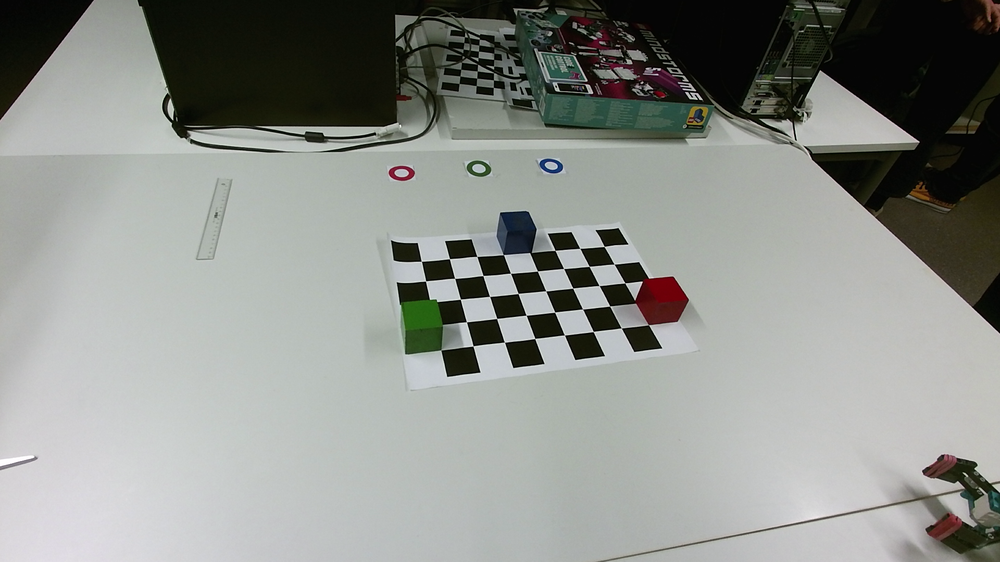
%> input picture images/test_calibration.png, 1000 x 562 px, shrunk from 1920 x 1080 before the run
$ octave --eval "result = goal_location(imread('../../images/test_calibration.png'));"   (GNU Octave 9; MATLAB toolbox functions it lacks are replaced by stand-ins)
%> lines starting %> are read from the running program, lines starting %| are printed output that depends on the picture; in (x1, y1, x2, y2) boxes, pixels count from 0 and x2, y2 are one past the last pixel; in counts of white or black regions, pixels touching at a corner belong together; the program's own positions count from 1
function [red_goal, green_goal, blue_goal] = goal_location(I)
% GOAL_LOCATION Uses thresholding and regionprops to find the target goals.
%
%    Inputs:
%        I: Calibration image
%
%    Output:
%        red_goal:   2d location of the red goal
%        green_goal: 2d location of the green goal
%        blue_goal:  2d location of the blue goal

    % Find the red Goal by thresholding the image
    i0 = (I(:,:,1) > 60);
    i3 = (I(:,:,3) < 50);
    i2 = (I(:,:,2) < 50);
    BW = (i0 + i2 + i3) == 3;
    red_goal = find_goal(BW, I);

    img = rgb2hsv(I);
    % Find the Green Goal by thresholding the image
    i0 = (img(:,:,1) < 0.35);
    i1 = (img(:,:,1) > 0.2);
    i2 = (img(:,:,2) < 0.99);
    i3 = (img(:,:,2) > 0.35);
    i4 = (img(:,:,3) > 0.15);
    % i5 = (img(:,:,3) < 1);
    BW = (i0 + i1 + i2 + i3 + i4) == 5;
    green_goal = find_goal(BW, I);

    % Find the Blue Goal by thresholding the image
    img = rgb2hsv(I);
    i0 = (img(:,:,1) < 0.7);
    i1 = (img(:,:,1) > 0.5);
    i2 = (img(:,:,2) < 0.9);
    i3 = (img(:,:,2) > 0.2);
    i4 = (img(:,:,3) > 0.1);
    BW = (i0 + i1 + i2  + i3 + i4) == 5;
    blue_goal = find_goal(BW, I);
end

function res = find_goal(BW, I)

    % Find the areas and the centroids of all the regions
    s = regionprops(BW,"area", 'Centroid');
    area = cat(1,s.Area);
    centroids = round(cat(1,s.Centroid));

    % Sort the areas based on index
    [~, ind] = sort(area, 'descend');

    % Save all the centroid colors to a Matrix
    C = zeros(3,length(ind));
    for k = 1:length(ind)
        C(:,k) = reshape(I(centroids(ind(k),2), centroids(ind(k),1), :),  [1,3]);
    end

    % Find all the centroids that are "white"
    res = centroids(ind(find(sum(C > 150) == 3,1)),:);
end
%> in goal_location, `i0 = (I(:,:,1) > 60);`:
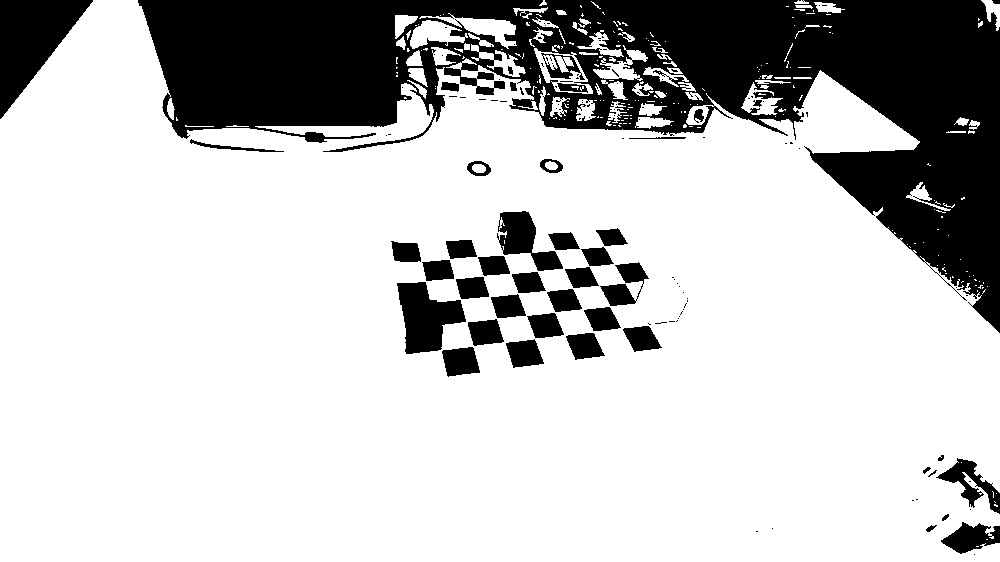
%> i0: size 562x1000 logical; 76.5% white; 132 black regions (90 under 20 px), largest, box (x1, y1, x2, y2) and area: (138, 0, 1000, 333) 105387, (0, 0, 93, 119) 5654, (397, 282, 466, 354) 2963
%> in goal_location, `i3 = (I(:,:,3) < 50);`: i3: size 562x1000 logical; 23.2% white; 123 white regions (75 under 20 px), largest, box (x1, y1, x2, y2) and area: (138, 0, 1000, 333) 101360, (0, 0, 93, 119) 5651, (397, 282, 466, 354) 2947
%> in goal_location, `i2 = (I(:,:,2) < 50);`: i2: size 562x1000 logical; 22% white; 153 white regions (102 under 20 px), largest, box (x1, y1, x2, y2) and area: (138, 0, 1000, 333) 96814, (0, 0, 93, 119) 5654, (600, 262, 688, 325) 2850
%> in goal_location, `BW = (i0 + i2 + i3) == 3;`: BW: size 562x1000 logical; 0.55% white; 116 white regions (104 under 20 px), largest, box (x1, y1, x2, y2) and area: (636, 277, 688, 325) 1805, (927, 513, 962, 538) 332, (608, 82, 626, 99) 188
%> in find_goal, `s = regionprops(BW,"area", 'Centroid');`: s = 116 regions; largest, Area and Centroid: 1805 [662 300.9], 332 [944.6 527.4], 188 [618 90.8], 117 [600 43.5], 63 [617.9 66.4]
%> in find_goal, `area = cat(1,s.Area);`: area = 116 values, max 1805 at index 34, min 1 at index 10, mean 26.73
%> in find_goal, `centroids = round(cat(1,s.Centroid));`: centroids = 116 rows, first 12: [392 174; 395 174; 399 168; 399 178; 408 175; 403 101; 406 99; 561 32; 562 35; 562 37; 577 76; 579 24]
%> in find_goal, `[~, ind] = sort(area, 'descend');`: ind = 116 values, max 116 at index 116, min 1 at index 15, mean 58.5
%> the loop in find_goal, `for k = 1:length(ind)` made 116 passes
%> after the loop in find_goal, `for k = 1:length(ind)`: C = 116 columns, first 8: [106 94 82 65 91 214 68 73; 0 39 14 48 16 199 30 12; 8 31 28 51 43 199 4 24]
%> in find_goal, `res = centroids(ind(find(sum(C > 150) == 3,1)),:);`: res = [408 175]
%> in goal_location, `img = rgb2hsv(I);`: img: size 562x1000x3 double; mean H, S, V 0.328, 0.133, 0.569
%> in goal_location, `i0 = (img(:,:,1) < 0.35);`:
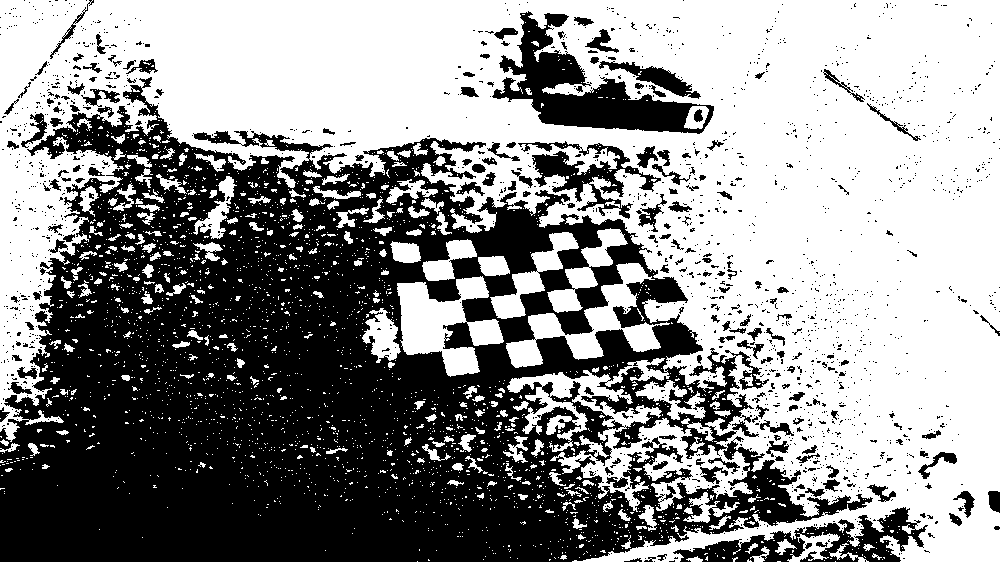
%> i0: size 562x1000 logical; 56.2% white; 1710 black regions (1533 under 20 px), largest, box (x1, y1, x2, y2) and area: (0, 77, 873, 562) 211508, (492, 11, 714, 134) 9081, (673, 507, 928, 562) 5099
%> in goal_location, `i1 = (img(:,:,1) > 0.2);`: i1: size 562x1000 logical; 75.9% white; 1017 black regions (883 under 20 px), largest, box (x1, y1, x2, y2) and area: (586, 0, 1000, 562) 77666, (537, 0, 791, 146) 15496, (169, 8, 414, 138) 15099
%> in goal_location, `i2 = (img(:,:,2) < 0.99);`: i2: size 562x1000 logical; 99.2% white; black in thin lines or dots
%> in goal_location, `i3 = (img(:,:,2) > 0.35);`: i3: size 562x1000 logical; 16.9% white; 548 white regions (454 under 20 px), largest, box (x1, y1, x2, y2) and area: (138, 0, 519, 139) 32282, (811, 57, 1000, 332) 15548, (538, 0, 936, 132) 14162
%> in goal_location, `i4 = (img(:,:,3) > 0.15);`: i4: size 562x1000 logical; 80.8% white; 201 black regions (141 under 20 px), largest, box (x1, y1, x2, y2) and area: (138, 0, 1000, 214) 83945, (0, 0, 93, 119) 5630, (442, 347, 480, 376) 834
%> in goal_location, `BW = (i0 + i1 + i2 + i3 + i4) == 5;`:
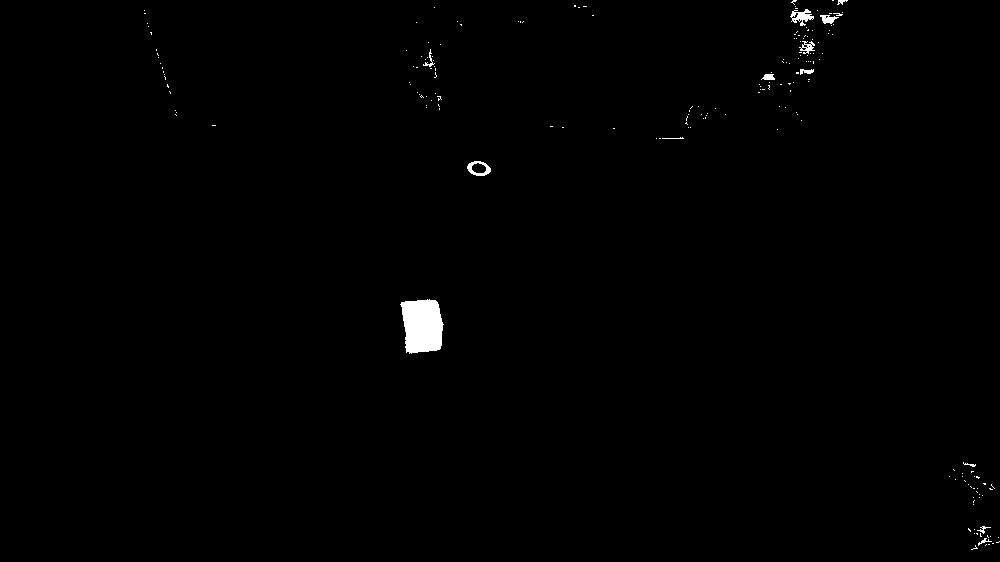
%> BW: size 562x1000 logical; 0.56% white; 190 white regions (177 under 20 px), largest, box (x1, y1, x2, y2) and area: (400, 299, 444, 354) 1917, (790, 9, 814, 26) 202, (467, 161, 491, 176) 166
%> in find_goal (call 2), `s = regionprops(BW,"area", 'Centroid');`: s = 190 regions; largest, Area and Centroid: 1917 [423 326.4], 202 [802.4 17.3], 166 [479.3 169.3], 100 [808.1 47.9], 99 [828.8 19.7]
%> in find_goal (call 2), `centroids = round(cat(1,s.Centroid));`: centroids = 190 rows, first 12: [145 11; 146 14; 148 24; 149 27; 152 34; 157 51; 158 55; 159 58; 161 64; 163 69; 164 73; 165 75]
%> in goal_location, `green_goal = find_goal(BW, I);`: green_goal = [479 169]
%> in goal_location, `i0 = (img(:,:,1) < 0.7);`: i0: size 562x1000 logical; 95% white; 370 black regions (311 under 20 px), largest, box (x1, y1, x2, y2) and area: (0, 382, 166, 562) 16154, (805, 507, 928, 562) 2809, (625, 277, 688, 331) 1498
%> in goal_location, `i1 = (img(:,:,1) > 0.5);`:
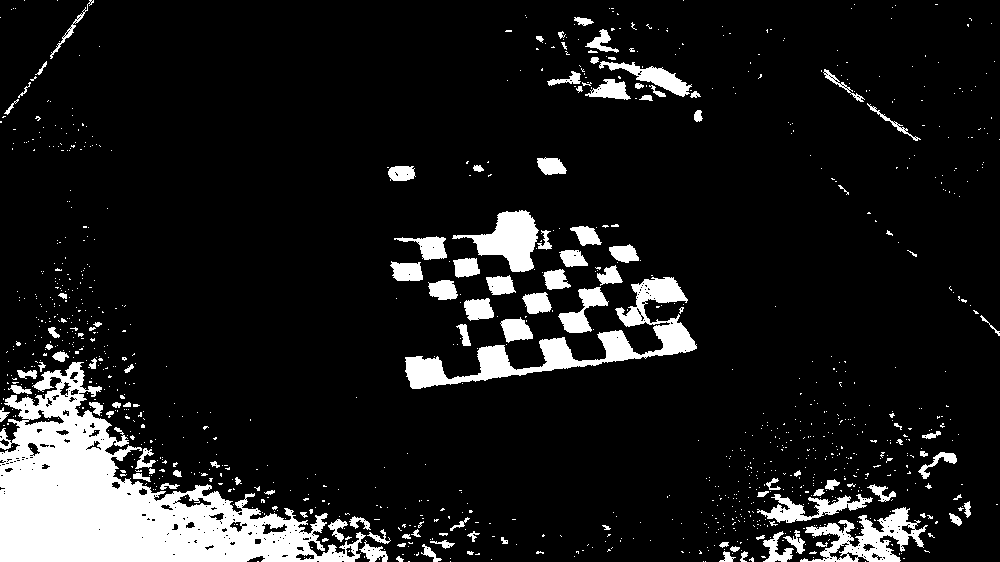
%> i1: size 562x1000 logical; 11.1% white; 1060 white regions (946 under 20 px), largest, box (x1, y1, x2, y2) and area: (0, 362, 366, 562) 30043, (405, 277, 697, 389) 6964, (800, 507, 928, 562) 2913
%> in goal_location, `i2 = (img(:,:,2) < 0.9);`:
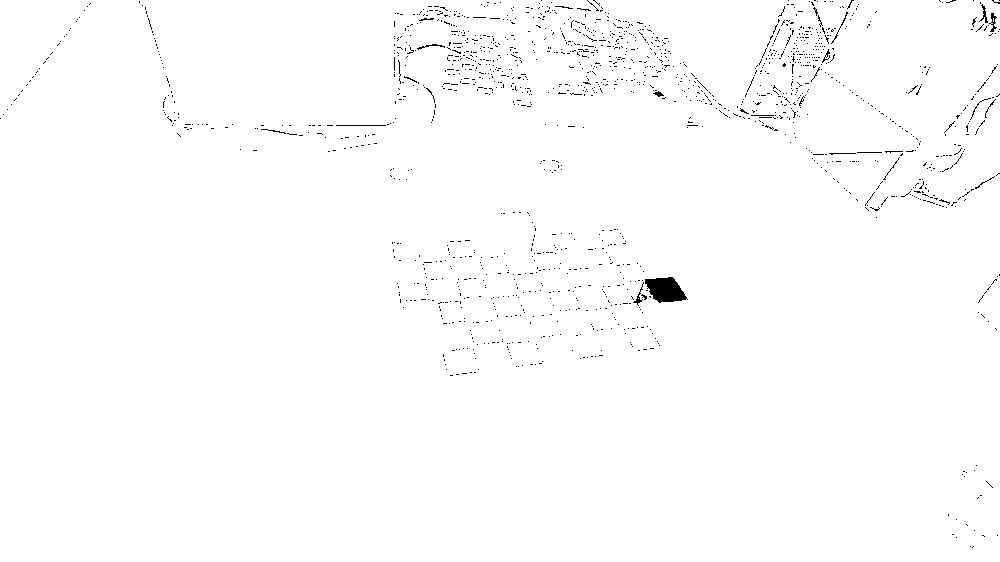
%> i2: size 562x1000 logical; 99.1% white; black in thin lines or dots
%> in goal_location, `i3 = (img(:,:,2) > 0.2);`:
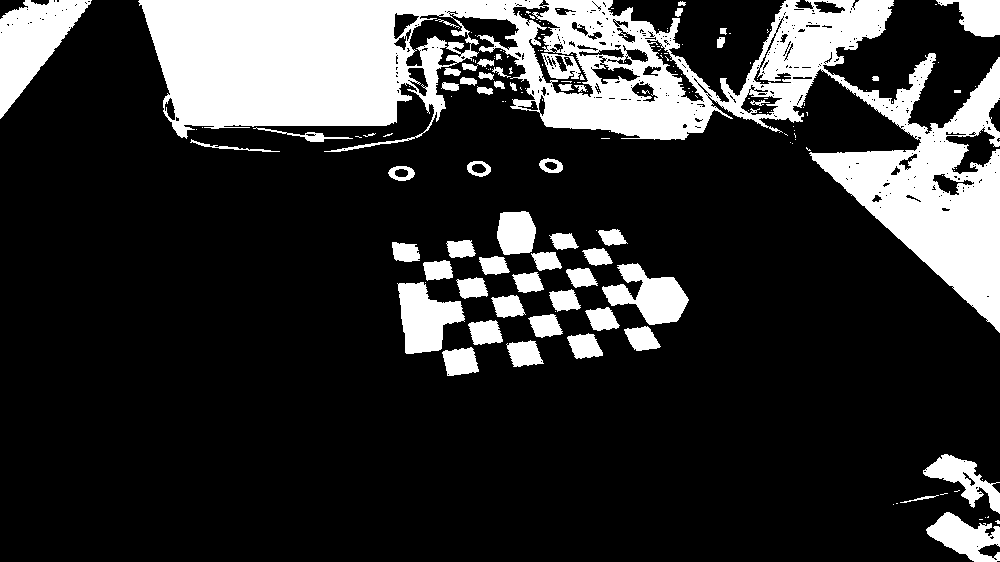
%> i3: size 562x1000 logical; 20.2% white; 176 white regions (119 under 20 px), largest, box (x1, y1, x2, y2) and area: (138, 0, 1000, 333) 81981, (0, 0, 92, 119) 5245, (397, 282, 465, 354) 2982
%> in goal_location, `i4 = (img(:,:,3) > 0.1);`: i4: size 562x1000 logical; 83.2% white; 324 black regions (250 under 20 px), largest, box (x1, y1, x2, y2) and area: (138, 0, 1000, 212) 73035, (0, 0, 93, 107) 5365, (538, 16, 606, 94) 975
%> in goal_location, `BW = (i0 + i1 + i2  + i3 + i4) == 5;`:
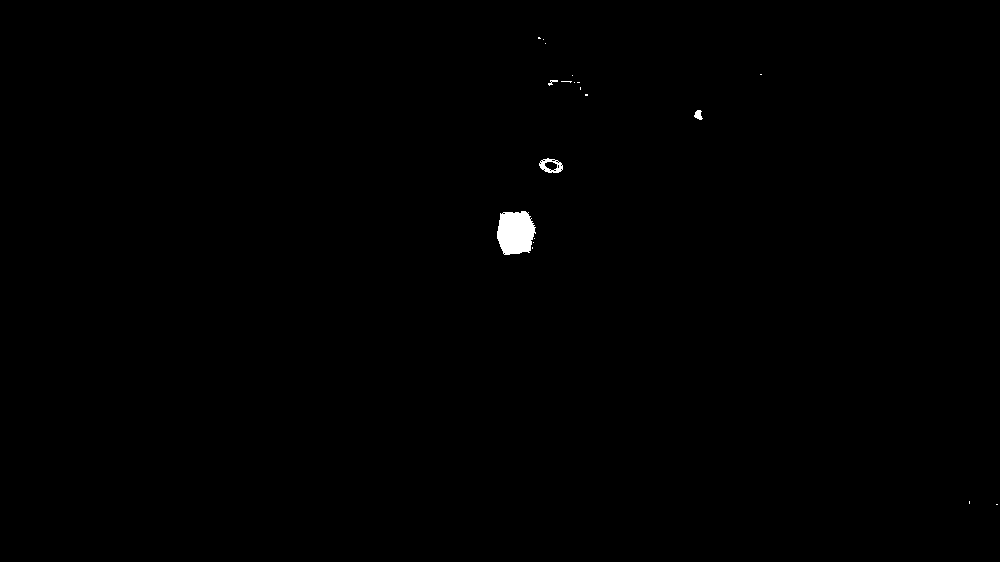
%> BW: size 562x1000 logical; 0.3% white; 19 white regions (15 under 20 px), largest, box (x1, y1, x2, y2) and area: (497, 211, 536, 255) 1367, (539, 158, 563, 173) 184, (694, 110, 703, 120) 59, (548, 80, 558, 86) 26
%> in find_goal (call 3), `s = regionprops(BW,"area", 'Centroid');`: s = 19 regions; largest, Area and Centroid: 1367 [516.2 233.2], 184 [551.5 166.5], 59 [699 115.5], 26 [553 82.8], 12 [567.3 82.1]
%> in find_goal (call 3), `centroids = round(cat(1,s.Centroid));`: centroids = 19 rows, first 12: [516 233; 533 249; 534 243; 535 239; 540 39; 552 167; 544 40; 546 44; 553 83; 567 82; 573 76; 575 83]
%> in goal_location, `blue_goal = find_goal(BW, I);`: blue_goal = [552 167]
%> `result = goal_location(imread('../../images/test_calibration.png'));`: result = [408 175]
